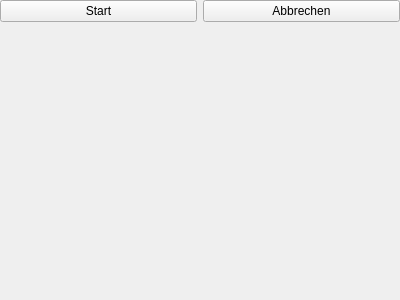
<?xml version="1.0" encoding="UTF-8"?>
<ui version="4.0">
 <class>gui::FrequencyForm</class>
 <widget class="QWidget" name="gui::FrequencyForm">
  <property name="geometry">
   <rect>
    <x>0</x>
    <y>0</y>
    <width>400</width>
    <height>300</height>
   </rect>
  </property>
  <property name="windowTitle">
   <string>Form</string>
  </property>
  <layout class="QVBoxLayout" name="verticalLayout">
   <property name="leftMargin">
    <number>0</number>
   </property>
   <property name="topMargin">
    <number>0</number>
   </property>
   <property name="rightMargin">
    <number>0</number>
   </property>
   <property name="bottomMargin">
    <number>0</number>
   </property>
   <item>
    <layout class="QHBoxLayout" name="horizontalLayout">
     <item>
      <widget class="QPushButton" name="pushButton">
       <property name="text">
        <string>Start</string>
       </property>
      </widget>
     </item>
     <item>
      <widget class="QPushButton" name="pushButton_2">
       <property name="text">
        <string>Abbrechen</string>
       </property>
      </widget>
     </item>
    </layout>
   </item>
   <item>
    <spacer name="verticalSpacer">
     <property name="orientation">
      <enum>Qt::Vertical</enum>
     </property>
     <property name="sizeHint" stdset="0">
      <size>
       <width>20</width>
       <height>272</height>
      </size>
     </property>
    </spacer>
   </item>
  </layout>
 </widget>
 <resources/>
 <connections/>
</ui>
